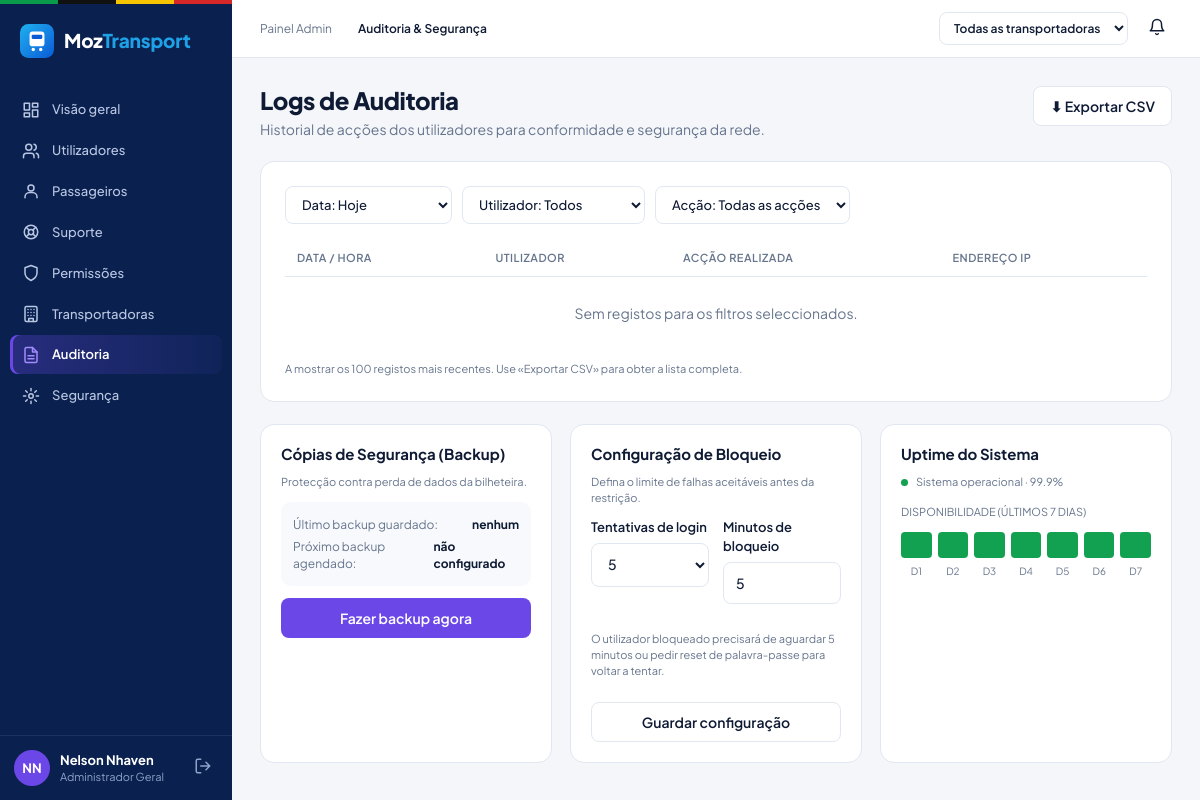
The app's page /administrador/auditoria.php (signed in), older data.
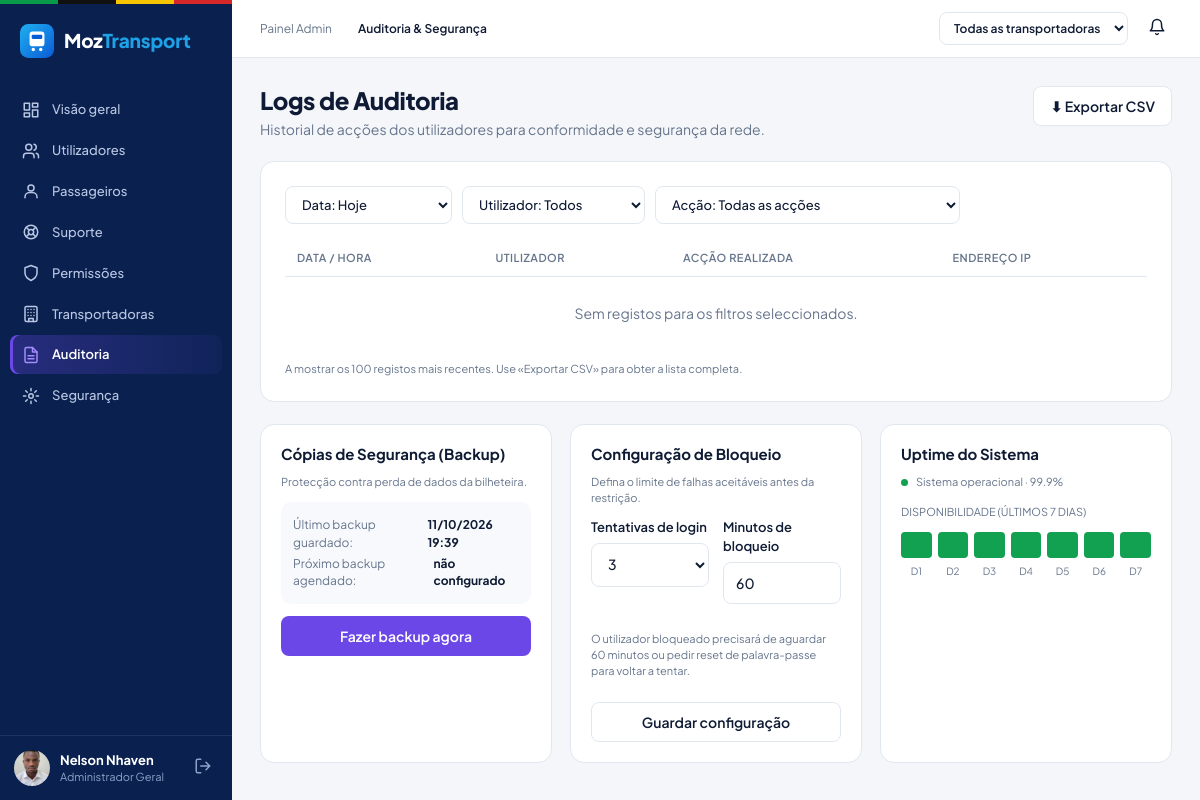
The same page, newer data.
### tables this page shows
CREATE TABLE `utilizador` (
  `id_utilizador` int(10) unsigned NOT NULL AUTO_INCREMENT,
  `nome` varchar(100) NOT NULL,
  `email` varchar(120) NOT NULL,
  `senha` varchar(255) NOT NULL,
  `telefone` varchar(30) DEFAULT NULL,
  `documento` varchar(30) DEFAULT NULL,
  `foto` varchar(255) DEFAULT NULL,
  `agencia` varchar(100) DEFAULT NULL,
  `perfil` enum('passageiro','bilheteiro','cobrador','gestor','administrador') NOT NULL DEFAULT 'passageiro',
  `id_transportadora` int(10) unsigned DEFAULT NULL,
  `activo` tinyint(1) NOT NULL DEFAULT 1,
  `data_criacao` datetime NOT NULL DEFAULT current_timestamp(),
  `tentativas_falhadas` tinyint(3) unsigned NOT NULL DEFAULT 0,
  `bloqueado_ate` datetime DEFAULT NULL,
  `ultimo_acesso` datetime DEFAULT NULL,
  `notificacoes` tinyint(1) NOT NULL DEFAULT 1,
  `notificacoes_vistas_em` datetime DEFAULT NULL,
  PRIMARY KEY (`id_utilizador`),
  UNIQUE KEY `uq_utilizador_email` (`email`),
  UNIQUE KEY `uq_utilizador_documento` (`documento`),
  KEY `idx_utilizador_perfil` (`perfil`),
  KEY `fk_utilizador_transportadora` (`id_transportadora`),
  CONSTRAINT `fk_utilizador_transportadora` FOREIGN KEY (`id_transportadora`) REFERENCES `transportadora` (`id_transportadora`) ON DELETE SET NULL ON UPDATE CASCADE
);

CREATE TABLE `configuracao` (
  `chave` varchar(50) NOT NULL,
  `valor` varchar(100) NOT NULL,
  `descricao` varchar(200) DEFAULT NULL,
  PRIMARY KEY (`chave`)
);

### includes/sessao.php (called while the page is built, shortened)
<?php
require_once __DIR__ . '/../config/conexao.php';
require_once __DIR__ . '/funcoes.php';
function utilizador_logado(): ?array {
    return $_SESSION['utilizador'] ?? null;
}

### administrador/auditoria.php (the view, shortened to what the changed rows need)
<?php
require_once __DIR__ . '/../includes/sessao.php';
$utilizadores = $pdo->query('SELECT id_utilizador, nome FROM utilizador ORDER BY nome')->fetchAll();
$tentativas = (int)config_valor($pdo, 'tentativas_login', 5);
$minutos    = (int)config_valor($pdo, 'bloqueio_minutos', 5);
$ultimoBackup = config_valor($pdo, 'ultimo_backup');
require __DIR__ . '/../includes/painel_inicio.php';
?>
<div class="cabecalho-pagina">
  <div>
    <h1 class="titulo-pagina">Logs de Auditoria</h1>
  </div>
</div>
<section class="cartao">
  <div class="tabela-rolar">
  <table class="tabela">
    <thead><tr><th>Data / Hora</th><th>Utilizador</th><th>Acção realizada</th><th>Endereço IP</th></tr></thead>
  </table>
  </div>
</section>
<div class="tres-cartoes" id="seguranca">
  <section class="cartao">
    <h2>Cópias de Segurança (Backup)</h2>
    <div class="caixa-cinza">
      <div>Último backup guardado: <b><?= $ultimoBackup ? e(date('d/m/Y H:i', strtotime($ultimoBackup))) : 'nenhum' ?></b></div>
    </div>
  </section>
  <section class="cartao">
    <h2>Configuração de Bloqueio</h2>
    <form method="post"><?= csrf_campo() ?><input type="hidden" name="acao" value="config_bloqueio">
      <div class="linha-2" style="margin-top:12px">
        <div class="campo"><label>Tentativas de login</label>
          <select name="tentativas"><?php for ($i = 3; $i <= 10; $i++): ?><option value="<?= $i ?>" <?= $i === $tentativas ? 'selected' : '' ?>><?= $i ?></option><?php endfor; ?></select></div>
        <div class="campo"><label>Minutos de bloqueio</label>
          <input type="number" name="minutos" min="1" max="60" value="<?= $minutos ?>"></div>
      </div>
      <p class="pequeno">O utilizador bloqueado precisará de aguardar <?= $minutos ?> minutos ou pedir reset de palavra-passe para voltar a tentar.</p>
      <button class="btn btn-sec btn-bloco" type="submit" style="margin-top:12px">Guardar configuração</button>
    </form>
  </section>
  <section class="cartao">
    <h2>Uptime do Sistema</h2>
  </section>
</div>
<?php require __DIR__ . '/../includes/painel_fim.php'; ?>

### includes/painel_inicio.php (shortened to what the changed rows need)
<?php
$u        = utilizador_logado();
$nomeTransp = null;
?>
<!DOCTYPE html>
<html lang="pt">
<head>
  <link rel="stylesheet" href="<?= e(url('assets/css/base.css') . '?v=' . (int)@filemtime(__DIR__ . '/../assets/css/base.css')) ?>">
  <link rel="stylesheet" href="<?= e(url('assets/css/painel.css') . '?v=' . (int)@filemtime(__DIR__ . '/../assets/css/painel.css')) ?>">
  <link rel="stylesheet" href="<?= e(url('assets/css/admin.css') . '?v=' . (int)@filemtime(__DIR__ . '/../assets/css/admin.css')) ?>">
  <link rel="stylesheet" href="<?= e(url('assets/css/bilheteiro.css') . '?v=' . (int)@filemtime(__DIR__ . '/../assets/css/bilheteiro.css')) ?>">
  <link rel="stylesheet" href="<?= e(url('assets/css/notificacoes.css') . '?v=' . (int)@filemtime(__DIR__ . '/../assets/css/notificacoes.css')) ?>">
  <link rel="stylesheet" href="<?= e(url('assets/css/suporte.css') . '?v=' . (int)@filemtime(__DIR__ . '/../assets/css/suporte.css')) ?>">
  <link rel="stylesheet" href="<?= e(url('assets/css/gestor.css') . '?v=' . (int)@filemtime(__DIR__ . '/../assets/css/gestor.css')) ?>">
</head>
<body class="painel perfil-<?= e($u['perfil']) ?>">
<aside class="lateral">
  <div class="lateral-rodape">
    <a class="utilizador-cartao" href="<?= e(url('conta/dados_pessoais.php')) ?>" title="Dados pessoais">
      <?= avatar_html($u) ?>
      <span class="utilizador-texto">
        <strong><?= e($u['nome']) ?></strong>
        <small><?= e($u['perfil'] === 'administrador' ? 'Administrador Geral' : nome_perfil($u['perfil'])) ?><?= $nomeTransp ? ' • ' . e($nomeTransp) : (!empty($u['agencia']) ? ' • ' . e(explode(' ', $u['agencia'])[0]) : '') ?></small>
      </span>
    </a>
  </div>
</aside>
<div class="conteudo-geral">
  <main class="conteudo">

### includes/funcoes.php (shortened to what the changed rows need)
<?php
function e($valor): string {
    return htmlspecialchars((string)$valor, ENT_QUOTES, 'UTF-8');
}
function url(string $caminho = ''): string {
    return BASE_URL . '/' . ltrim($caminho, '/');
}
function iniciais(string $nome): string {
    $partes = preg_split('/\s+/', trim($nome));
    $i = mb_strtoupper(mb_substr($partes[0], 0, 1));
    if (count($partes) > 1) {
        $i .= mb_strtoupper(mb_substr(end($partes), 0, 1));
    }
    return $i;
}
function config_valor(PDO $pdo, string $chave, $padrao = null) {
    try {
        $st = $pdo->prepare('SELECT valor FROM configuracao WHERE chave = ?');
        $st->execute([$chave]);
        $v = $st->fetchColumn();
        return $v === false ? $padrao : $v;
    } catch (PDOException $e) {
        return $padrao;
    }
}
function avatar_html(array $u, string $classe = ''): string {
    if (!empty($u['foto'])) {
        return '<span class="avatar ' . e($classe) . '"><img src="' . e(url($u['foto'])) . '" alt=""></span>';
    }
    $cores = ['#12a150', '#f08a24', '#6c47e8', '#0ea5e9', '#d62854', '#e6b800'];
    $cor = $cores[crc32((string)($u['nome'] ?? '')) % count($cores)];
    return '<span class="avatar ' . e($classe) . '" style="background:' . $cor . '">' . e(iniciais($u['nome'] ?? '?')) . '</span>';
}

Row changes from the older to the newer data that the page shows:
changed utilizador "Nelson Nhaven": nome "NN" → (not shown)
added configuracao: valor "11/10/2026 19:39"
changed configuracao (number 2 of 3 on the later page): tentativas "5" → "3"
changed configuracao (number 3 of 3 on the later page): minutos "5" → "60"; valor "5" → "60"
Text that changed along with them:
text no longer shown: "nenhum"
